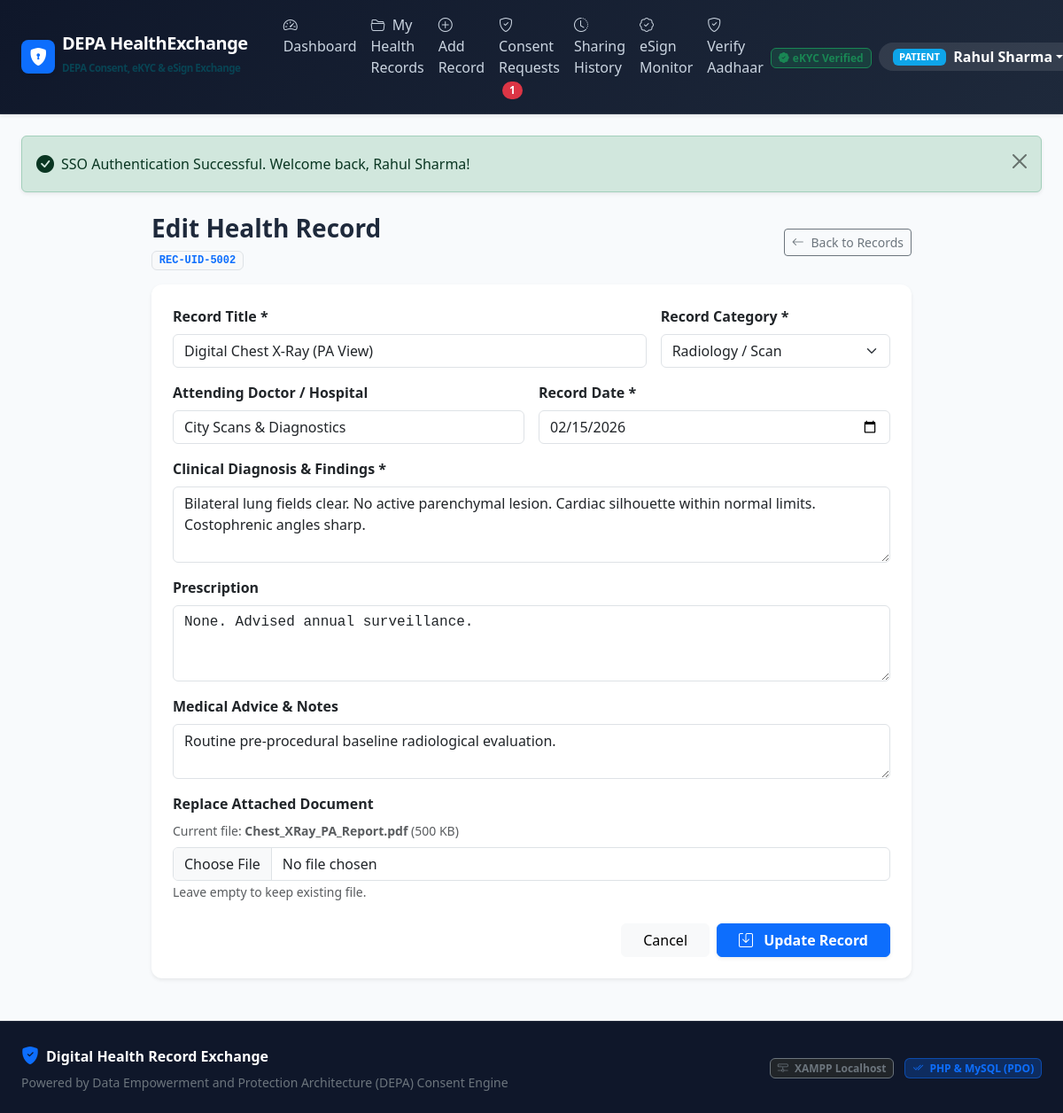
Page /patient/edit_record.php?id=2 (signed in) on the committed database.
### tables this page shows
CREATE TABLE `health_records` (
    `id` INT AUTO_INCREMENT PRIMARY KEY,
    `record_uid` VARCHAR(50) NOT NULL UNIQUE COMMENT 'DEPA Record Identifier (e.g. REC-UID-5001)',
    `patient_id` INT NOT NULL,
    `created_by_user_id` INT NOT NULL,
    `record_type` ENUM('Diagnostic Report', 'Prescription', 'Discharge Summary', 'Lab Test', 'Immunization', 'Radiology / Scan', 'Consultation Note') NOT NULL,
    `title` VARCHAR(150) NOT NULL,
    `diagnosis` TEXT NOT NULL,
    `prescription` TEXT NULL,
    `medical_notes` TEXT NULL,
    `doctor_hospital_name` VARCHAR(150) NULL,
    `record_date` DATE NOT NULL,
    `file_attachment` VARCHAR(255) NULL,
    `file_original_name` VARCHAR(255) NULL,
    `file_size` INT DEFAULT 0,
    `created_at` TIMESTAMP DEFAULT CURRENT_TIMESTAMP,
    CONSTRAINT `fk_records_patient` FOREIGN KEY (`patient_id`) REFERENCES `patients` (`id`) ON DELETE CASCADE,
    CONSTRAINT `fk_records_creator` FOREIGN KEY (`created_by_user_id`) REFERENCES `users` (`id`) ON DELETE CASCADE,
    INDEX `idx_patient_records` (`patient_id`),
    INDEX `idx_record_type` (`record_type`)
);

### patient/edit_record.php (the view, shortened to what this page needs)
<?php
$pdo = get_db_connection();
$patientId = get_patient_profile_id($pdo);
$recordId = isset($_GET['id']) ? (int)$_GET['id'] : 0;
$stmt = $pdo->prepare("SELECT * FROM `health_records` WHERE `id` = ? AND `patient_id` = ?");
$stmt->execute([$recordId, $patientId]);
$record = $stmt->fetch();
require_once ROOT_DIR . 'includes/header.php';
?>
<div class="row justify-content-center">
    <div class="col-lg-9">
        <div class="d-flex align-items-center justify-content-between mb-3">
            <div>
                <h3 class="fw-bold mb-1">Edit Health Record</h3>
                <span class="badge bg-light text-primary border font-monospace"><?= e($record['record_uid']) ?></span>
            </div>
            <a href="<?= BASE_URL ?>patient/my_records.php" class="btn btn-outline-secondary btn-sm">
                <i class="bi bi-arrow-left me-1"></i> Back to Records
            </a>
        </div>
        <div class="card card-custom shadow-sm border-0 mb-4">
            <div class="card-body p-4">
                <form method="POST" action="" enctype="multipart/form-data">
                    <div class="row g-3 mb-3">
                        <div class="col-md-8">
                            <label class="form-label fw-semibold">Record Title *</label>
                            <input type="text" name="title" class="form-control" required value="<?= e($_POST['title'] ?? $record['title']) ?>">
                        </div>
                        <div class="col-md-4">
                            <label class="form-label fw-semibold">Record Category *</label>
                            <select name="record_type" class="form-select" required>
                                <?php
                                $types = ['Diagnostic Report', 'Prescription', 'Discharge Summary', 'Lab Test', 'Immunization', 'Radiology / Scan', 'Consultation Note'];
                                $currType = $_POST['record_type'] ?? $record['record_type'];
                                foreach ($types as $t):
                                ?>
                                    <option value="<?= $t ?>" <?= ($currType === $t) ? 'selected' : '' ?>><?= $t ?></option>
                                <?php endforeach; ?>
                            </select>
                        </div>
                        <div class="col-md-6">
                            <label class="form-label fw-semibold">Attending Doctor / Hospital</label>
                            <input type="text" name="doctor_hospital_name" class="form-control" value="<?= e($_POST['doctor_hospital_name'] ?? $record['doctor_hospital_name']) ?>">
                        </div>
                        <div class="col-md-6">
                            <label class="form-label fw-semibold">Record Date *</label>
                            <input type="date" name="record_date" class="form-control" value="<?= e($_POST['record_date'] ?? $record['record_date']) ?>" required>
                        </div>
                    </div>
                    <div class="mb-3">
                        <label class="form-label fw-semibold">Clinical Diagnosis & Findings *</label>
                        <textarea name="diagnosis" class="form-control" rows="3" required><?= e($_POST['diagnosis'] ?? $record['diagnosis']) ?></textarea>
                    </div>
                    <div class="mb-3">
                        <label class="form-label fw-semibold">Prescription</label>
                        <textarea name="prescription" class="form-control font-monospace" rows="3"><?= e($_POST['prescription'] ?? $record['prescription']) ?></textarea>
                    </div>
                    <div class="mb-3">
                        <label class="form-label fw-semibold">Medical Advice & Notes</label>
                        <textarea name="medical_notes" class="form-control" rows="2"><?= e($_POST['medical_notes'] ?? $record['medical_notes']) ?></textarea>
                    </div>
                    <div class="mb-4">
                        <label class="form-label fw-semibold">Replace Attached Document</label>
                        <?php if (!empty($record['file_attachment'])): ?>
                            <div class="small text-muted mb-2">
                                Current file: <strong><?= e($record['file_original_name']) ?></strong> (<?= round($record['file_size'] / 1024, 1) ?> KB)
                            </div>
                        <?php endif; ?>
                        <input type="file" name="attachment" class="form-control" accept=".pdf,.jpg,.jpeg,.png,.doc,.docx">
                        <small class="text-muted">Leave empty to keep existing file.</small>
                    </div>
                    <div class="d-flex justify-content-end gap-2">
                        <a href="<?= BASE_URL ?>patient/my_records.php" class="btn btn-light px-4">Cancel</a>
                        <button type="submit" class="btn btn-primary px-4 fw-semibold shadow-sm">
                            <i class="bi bi-save me-2"></i> Update Record
                        </button>
                    </div>
                </form>
            </div>
        </div>
    </div>
</div>
<?php require_once ROOT_DIR . 'includes/footer.php'; ?>

### assets/css/style.css (style rules this page uses)
:root { --primary-color: #0d6efd; --primary-dark: #0a58ca; --primary-light: #e7f1ff; --secondary-color: #475569; --success-color: #10b981; --success-light: #d1fae5; --warning-color: #f59e0b; --warning-light: #fef3c7; --danger-color: #ef4444; --danger-light: #fee2e2; --depa-blue: #0284c7; --depa-cyan: #06b6d4; --depa-purple: #7c3aed; --bg-body: #f8fafc; --card-shadow: 0 4px 6px -1px rgba(0, 0, 0, 0.07), 0 2px 4px -2px rgba(0, 0, 0, 0.05); --card-shadow-hover: 0 10px 15px -3px rgba(0, 0, 0, 0.08), 0 4px 6px -4px rgba(0, 0, 0, 0.04); }
body { background-color: var(--bg-body); font-family: 'Segoe UI', system-ui, -apple-system, BlinkMacSystemFont, Roboto, sans-serif; color: #1e293b; min-height: 100vh; display: flex; flex-direction: column; }
.card-custom { background: #ffffff; border: 1px solid #e2e8f0; border-radius: 12px; box-shadow: var(--card-shadow); }

### rows in the picture
health_records: record_uid "REC-UID-5002", title "Digital Chest X-Ray (PA View)", record_type "Radiology / Scan", doctor_hospital_name "City Scans & Diagnostics", record_date "02/15/2026", diagnosis "Bilateral lung fields clear. No active parenchymal lesion. Cardiac silhouette within normal limits. Costophrenic angles sharp.", prescription "None. Advised annual surveillance.", medical_notes "Routine pre-procedural baseline radiological evaluation.", file_original_name "Chest_XRay_PA_Report.pdf", $record['file_size']/1024 "500"

### other values in the picture
APP_SHORT_NAME "DEPA HealthExchange"
$pendingConsentCount "1"
$userRole "PATIENT"
$userName "Rahul Sharma"
$flash['message'] "SSO Authentication Successful. Welcome back, Rahul Sharma!"
APP_NAME "Digital Health Record Exchange"
